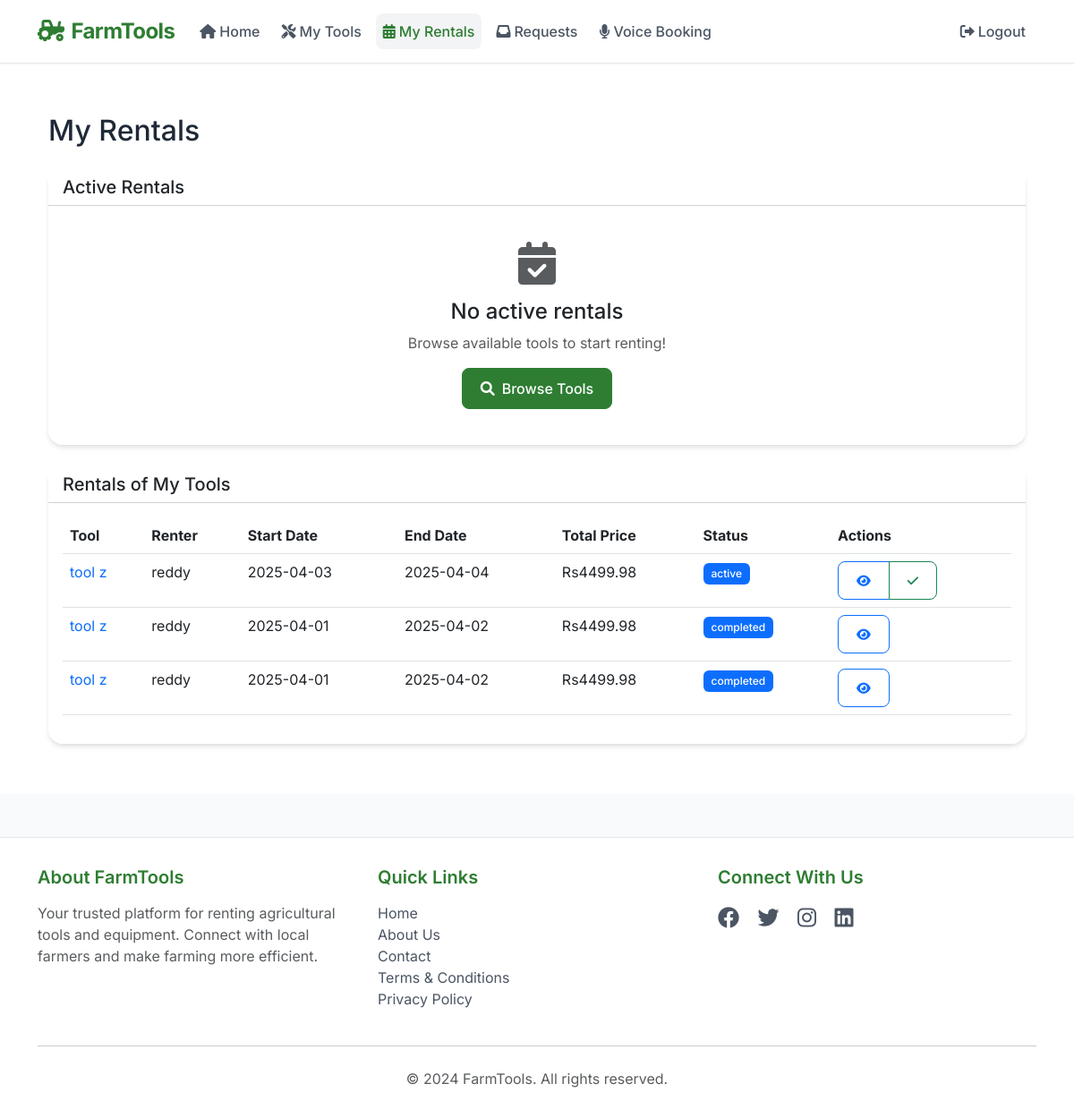
/rentals/my-rentals (signed in), run on the app's committed database.
### app.py (models this page shows)
class Rental(db.Model):
    id = db.Column(db.Integer, primary_key=True)
    tool_id = db.Column(db.Integer, db.ForeignKey('tool.id'), nullable=False)
    renter_id = db.Column(db.Integer, db.ForeignKey('user.id'), nullable=False)
    owner_id = db.Column(db.Integer, db.ForeignKey('user.id'), nullable=False)
    start_date = db.Column(db.DateTime, nullable=False)
    end_date = db.Column(db.DateTime, nullable=False)
    total_price = db.Column(db.Float, nullable=False)
    status = db.Column(db.String(20), nullable=False, default='pending')  # pending, active, completed, cancelled
    created_at = db.Column(db.DateTime, default=datetime.utcnow)

class Tool(db.Model):
    id = db.Column(db.Integer, primary_key=True)
    created_at = db.Column(db.DateTime, default=datetime.utcnow)
    name = db.Column(db.String(100), nullable=False)
    category = db.Column(db.String(100), nullable=False)  # e.g., 'Tractor', 'Harvester', 'Plow', etc.
    brand = db.Column(db.String(100), nullable=False)
    condition = db.Column(db.String(50), nullable=False)
    description = db.Column(db.Text, nullable=False)
    owner_id = db.Column(db.Integer, db.ForeignKey('user.id'), nullable=False)
    is_available = db.Column(db.Boolean, default=True)
    listing_type = db.Column(db.String(10), nullable=False)  # 'rent' or 'sale'
    price_per_day = db.Column(db.Float, nullable=True)
    sale_price = db.Column(db.Float, nullable=True)
    image_url_1 = db.Column(db.String(200))
    image_url_2 = db.Column(db.String(200))
    image_url_3 = db.Column(db.String(200))
    power_source = db.Column(db.String(50))  # e.g., 'Diesel', 'Electric', 'Manual'
    maintenance_status = db.Column(db.String(50))  # e.g., 'Excellent', 'Good', 'Fair'
    last_maintenance_date = db.Column(db.DateTime)
    rentals = db.relationship('Rental', backref='tool', lazy=True)
    rental_requests = db.relationship('RentalRequest', backref='tool', lazy=True)
    tool_purchases = db.relationship('Purchase', backref=db.backref('tool_details', lazy=True))

class User(db.Model):
    id = db.Column(db.Integer, primary_key=True)
    username = db.Column(db.String(80), unique=True, nullable=False)
    email = db.Column(db.String(120), unique=True, nullable=False)
    password_hash = db.Column(db.String(128))
    mobile = db.Column(db.String(15))
    owned_tools = db.relationship('Tool', backref=db.backref('owner_user', lazy=True), foreign_keys='Tool.owner_id')
    purchases_made = db.relationship('Purchase', foreign_keys='Purchase.buyer_id', backref=db.backref('buyer_user', lazy=True))
    purchases_sold = db.relationship('Purchase', foreign_keys='Purchase.seller_id', backref=db.backref('seller_user', lazy=True))
    rentals_given = db.relationship('Rental', foreign_keys='Rental.owner_id', backref='owner', lazy=True)
    rentals_taken = db.relationship('Rental', foreign_keys='Rental.renter_id', backref='renter', lazy=True)

### app.py (the view)
@app.route('/rentals/my-rentals')
@login_required
def my_rentals():
    print(f"Fetching rentals for user_id: {session['user_id']}")
    my_rentals = Rental.query.filter_by(
        renter_id=session['user_id']
    ).order_by(Rental.created_at.desc()).all()
    print(f"Found {len(my_rentals)} rentals where user is renter")
    owned_tools = Tool.query.filter_by(owner_id=session['user_id']).with_entities(Tool.id).all()
    owned_tool_ids = [tool[0] for tool in owned_tools]
    print(f"User owns {len(owned_tool_ids)} tools")
    rentals_of_my_tools = Rental.query.filter(
        Rental.tool_id.in_(owned_tool_ids)
    ).order_by(Rental.created_at.desc()).all()
    print(f"Found {len(rentals_of_my_tools)} rentals of user's tools")
    return render_template('my_rentals.html',
                         my_rentals=my_rentals,
                         rentals_of_my_tools=rentals_of_my_tools)

### app.py (called while the page is built)
def login_required(f):
    @wraps(f)
    def decorated_function(*args, **kwargs):
        if not session.get('user_id'):
            flash('Please login first')
            return redirect(url_for('login'))
        return f(*args, **kwargs)
    return decorated_function

@app.context_processor
def utility_processor():
    def get_pending_requests_count():
        if not session.get('user_id'):
            return 0
        return RentalRequest.query.join(Tool).filter(
            Tool.owner_id == session['user_id'],
            RentalRequest.status == 'pending'
        ).count()
    return {'get_pending_requests_count': get_pending_requests_count}

### templates/my_rentals.html (shortened to what this page needs)
{% extends "base.html" %}
{% block content %}
<div class="container py-4">
    <h2 class="mb-4">My Rentals</h2>
    <div class="card mb-4">
        <div class="card-header bg-white">
            <h5 class="mb-0">Active Rentals</h5>
        </div>
        <div class="card-body">
        {% if my_rentals %}
            <div class="table-responsive">
                <table class="table">
                    <thead>
                        <tr>
                            <th>Tool</th>
                            <th>Owner</th>
                            <th>Start Date</th>
                            <th>End Date</th>
                            <th>Total Price</th>
                            <th>Status</th>
                            <th>Actions</th>
                        </tr>
                    </thead>
                    <tbody>
                {% for rental in my_rentals %}
                        <tr>
                            <td>
                                <a href="{{ url_for('view_tool', tool_id=rental.tool.id) }}" class="text-decoration-none">
                                    {{ rental.tool.name }}
                                </a>
                            </td>
                            <td>{{ rental.owner.username }}</td>
                            <td>{{ rental.start_date.strftime('%Y-%m-%d') }}</td>
                            <td>{{ rental.end_date.strftime('%Y-%m-%d') }}</td>
                            <td>Rs{{ "%.2f"|format(rental.total_price) }}</td>
                            <td>
                                <span class="badge bg-primary">{{ rental.status }}</span>
                            </td>
                            <td>
                                <div class="btn-group">
                                    <a href="{{ url_for('view_tool', tool_id=rental.tool.id) }}"
                                       class="btn btn-sm btn-outline-primary">
                                        <i class="fas fa-eye"></i>
                                    </a>
                                    {% if rental.status == 'active' %}
                                    <button class="btn btn-sm btn-outline-success"
                                            onclick="updateRentalStatus('{{ rental.id }}', 'completed')">
                                        <i class="fas fa-check"></i>
                                    </button>
                                    {% endif %}
                                </div>
                            </td>
                        </tr>
                {% endfor %}
                    </tbody>
                </table>
            </div>
        {% else %}
            <div class="text-center py-4">
                <i class="fas fa-calendar-check fa-3x text-muted mb-3"></i>
                <h4>No active rentals</h4>
                <p class="text-muted">Browse available tools to start renting!</p>
                        <a href="{{ url_for('index') }}" class="btn btn-primary">
                    <i class="fas fa-search me-2"></i>Browse Tools
                        </a>
            </div>
        {% endif %}
        </div>
    </div>
    <div class="card">
        <div class="card-header bg-white">
            <h5 class="mb-0">Rentals of My Tools</h5>
        </div>
                            <div class="card-body">
            {% if rentals_of_my_tools %}
            <div class="table-responsive">
                <table class="table">
                    <thead>
                        <tr>
                            <th>Tool</th>
                            <th>Renter</th>
                            <th>Start Date</th>
                            <th>End Date</th>
                            <th>Total Price</th>
                            <th>Status</th>
                            <th>Actions</th>
                        </tr>
                    </thead>
                    <tbody>
                        {% for rental in rentals_of_my_tools %}
                        <tr>
                            <td>
                                <a href="{{ url_for('view_tool', tool_id=rental.tool.id) }}" class="text-decoration-none">
                                    {{ rental.tool.name }}
                                </a>
                            </td>
                            <td>{{ rental.renter.username }}</td>
                            <td>{{ rental.start_date.strftime('%Y-%m-%d') }}</td>
                            <td>{{ rental.end_date.strftime('%Y-%m-%d') }}</td>
                            <td>Rs{{ "%.2f"|format(rental.total_price) }}</td>
                            <td>
                                <span class="badge bg-primary">{{ rental.status }}</span>
                            </td>
                            <td>
                                <div class="btn-group">
                                    <a href="{{ url_for('view_tool', tool_id=rental.tool.id) }}"
                                       class="btn btn-sm btn-outline-primary">
                                        <i class="fas fa-eye"></i>
                                    </a>
                                    {% if rental.status == 'active' %}
                                        {% if rental.tool.owner_id == session['user_id'] %}
                                        <button class="btn btn-sm btn-outline-success"
                                                onclick="updateRentalStatus('{{ rental.id }}', 'completed')"
                                                title="Mark as completed">
                                            <i class="fas fa-check"></i>
                                        </button>
                                        {% endif %}
                                    {% endif %}
                                </div>
                            </td>
                        </tr>
                {% endfor %}
                    </tbody>
                </table>
            </div>
        {% else %}
            <div class="text-center py-4">
                <i class="fas fa-tools fa-3x text-muted mb-3"></i>
                <h4>No rentals of your tools</h4>
                <p class="text-muted">Your tools haven't been rented yet</p>
            </div>
        {% endif %}
        </div>
    </div>
</div>
{% endblock %}

### templates/base.html (style rules this page uses)
:root { --primary-color: #2e7d32; --primary-dark: #1b5e20; --primary-light: #4caf50; --success-color: #2e7d32; --danger-color: #d32f2f; --warning-color: #f57c00; --info-color: #1976d2; --gray-50: #f9fafb; --gray-100: #f3f4f6; --gray-200: #e5e7eb; --gray-300: #d1d5db; --gray-600: #4b5563; --gray-700: #374151; --gray-800: #1f2937; }
body { display: flex; flex-direction: column; min-height: 100vh; font-family: 'Inter', -apple-system, BlinkMacSystemFont, sans-serif; background-color: var(--gray-50); color: var(--gray-800); background-image: url('/static/images/farm-background.jpeg'); background-size: cover; background-position: center; background-attachment: fixed; }
.btn { font-weight: 500; padding: 0.625rem 1.25rem; border-radius: 0.5rem; transition: all 0.2s; }
.btn-primary { background-color: var(--primary-color); border-color: var(--primary-color); color: white; }
.card { border: none; border-radius: 1rem; box-shadow: 0 4px 6px -1px rgba(0, 0, 0, 0.1), 0 2px 4px -1px rgba(0, 0, 0, 0.06); transition: transform 0.2s; background-color: rgba(255, 255, 255, 0.95); }
.badge { padding: 0.5em 0.75em; font-weight: 500; }
body { top: 0 !important; }

### data on the page
Rental: tool.name "tool z", renter.username "reddy", start_date "2025-04-03", end_date "2025-04-04", total_price "4499.98", status "active"
Rental: tool.name "tool z", renter.username "reddy", start_date "2025-04-01", end_date "2025-04-02", total_price "4499.98", status "completed"
Rental: tool.name "tool z", renter.username "reddy", start_date "2025-04-01", end_date "2025-04-02", total_price "4499.98", status "completed"
